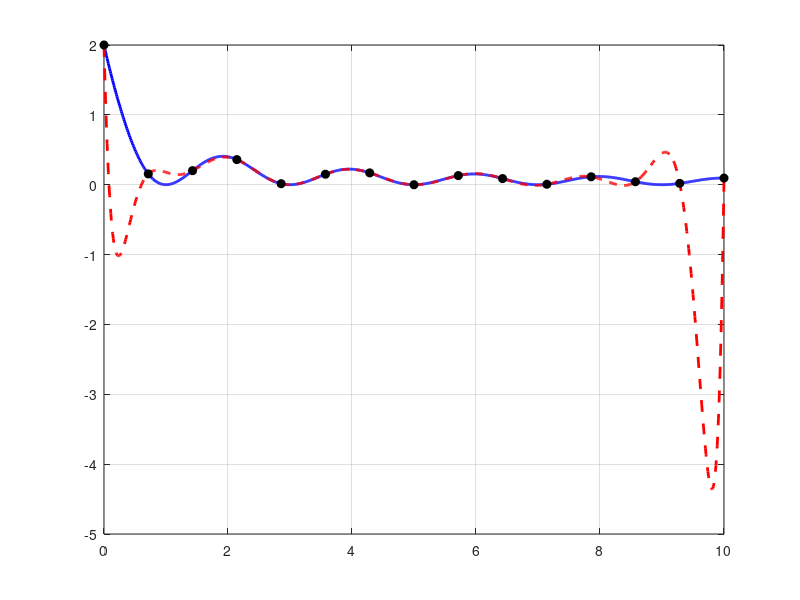

Recreate this plot in MATLAB.
f = @(x) (1 + cos(pi*x)) ./ (1 + 2*x);

x_nodes = linspace(0, 10, 15);
y_nodes = f(x_nodes);

x_interval = 0:0.01:10
y_interval = f(x_interval);

function P = barycentric_interp(X, Y, x)
    n = length(X);
    w = ones(1, n);

    for j = 1:n
        for k = [1:j-1, j+1:n]
            w(j) = w(j) / (X(j) - X(k));
        end
    end

    num = 0;
    den = 0;

    for j = 1:n
        if x == X(j)
            P = Y(j);
            return;
        end
        term = w(j) / (x - X(j));
        num = num + term * Y(j);
        den = den + term;
    end

    P = num / den;
end

%takes every x from x_ and puts it in barycentric function
y_interp = arrayfun(@(x) barycentric_interp(x_nodes, y_nodes, x), x_interval);

figure;
plot(x_interval, y_interval, 'b', 'LineWidth', 2); 
hold on;
plot(x_interval, y_interp, 'r--', 'LineWidth', 2);
plot(x_nodes, y_nodes, 'ko', 'MarkerFaceColor', 'k', 'MarkerSize', 6);
grid on;
hold off;
